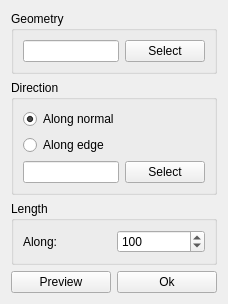
<?xml version="1.0" encoding="UTF-8"?>
<ui version="4.0">
 <class>Form</class>
 <widget class="QWidget" name="Form">
  <property name="geometry">
   <rect>
    <x>0</x>
    <y>0</y>
    <width>204</width>
    <height>277</height>
   </rect>
  </property>
  <property name="windowTitle">
   <string>Form</string>
  </property>
  <layout class="QGridLayout" name="gridLayout_4">
   <item row="1" column="0" colspan="2">
    <widget class="QGroupBox" name="groupBox_2">
     <property name="title">
      <string>Direction</string>
     </property>
     <layout class="QGridLayout" name="gridLayout_2">
      <item row="2" column="0">
       <widget class="QRadioButton" name="uiAlongEdge">
        <property name="text">
         <string>Along edge</string>
        </property>
        <attribute name="buttonGroup">
         <string notr="true">buttonGroup</string>
        </attribute>
       </widget>
      </item>
      <item row="3" column="1">
       <widget class="QPushButton" name="uiSelectEdgeButton">
        <property name="toolTip">
         <string>Select a profile</string>
        </property>
        <property name="text">
         <string>Select</string>
        </property>
       </widget>
      </item>
      <item row="3" column="0">
       <widget class="QLineEdit" name="uiEdgeLineEdit"/>
      </item>
      <item row="1" column="0">
       <widget class="QRadioButton" name="uiAlongNormal">
        <property name="text">
         <string>Along normal</string>
        </property>
        <property name="checked">
         <bool>true</bool>
        </property>
        <attribute name="buttonGroup">
         <string notr="true">buttonGroup</string>
        </attribute>
       </widget>
      </item>
     </layout>
    </widget>
   </item>
   <item row="2" column="0" colspan="2">
    <widget class="QGroupBox" name="groupBox_3">
     <property name="title">
      <string>Length</string>
     </property>
     <layout class="QGridLayout" name="gridLayout_3">
      <item row="0" column="0">
       <widget class="QLabel" name="label">
        <property name="text">
         <string>Along:</string>
        </property>
       </widget>
      </item>
      <item row="0" column="1">
       <widget class="QSpinBox" name="uiLength">
        <property name="minimum">
         <number>10</number>
        </property>
        <property name="maximum">
         <number>1000</number>
        </property>
        <property name="singleStep">
         <number>100</number>
        </property>
        <property name="value">
         <number>100</number>
        </property>
       </widget>
      </item>
     </layout>
    </widget>
   </item>
   <item row="3" column="1">
    <widget class="QPushButton" name="uiOk">
     <property name="text">
      <string>Ok</string>
     </property>
    </widget>
   </item>
   <item row="0" column="0" colspan="2">
    <widget class="QGroupBox" name="groupBox">
     <property name="title">
      <string>Geometry</string>
     </property>
     <layout class="QGridLayout" name="gridLayout">
      <item row="0" column="2">
       <widget class="QPushButton" name="uiSelectButton">
        <property name="toolTip">
         <string>Select a profile</string>
        </property>
        <property name="text">
         <string>Select</string>
        </property>
       </widget>
      </item>
      <item row="0" column="1">
       <widget class="QLineEdit" name="uiProfileLineEdit">
        <property name="readOnly">
         <bool>true</bool>
        </property>
       </widget>
      </item>
     </layout>
    </widget>
   </item>
   <item row="3" column="0">
    <widget class="QPushButton" name="uiPreview">
     <property name="text">
      <string>Preview</string>
     </property>
    </widget>
   </item>
   <item row="4" column="1">
    <spacer name="verticalSpacer">
     <property name="orientation">
      <enum>Qt::Vertical</enum>
     </property>
     <property name="sizeHint" stdset="0">
      <size>
       <width>20</width>
       <height>40</height>
      </size>
     </property>
    </spacer>
   </item>
  </layout>
 </widget>
 <resources/>
 <connections/>
 <buttongroups>
  <buttongroup name="buttonGroup"/>
 </buttongroups>
</ui>
